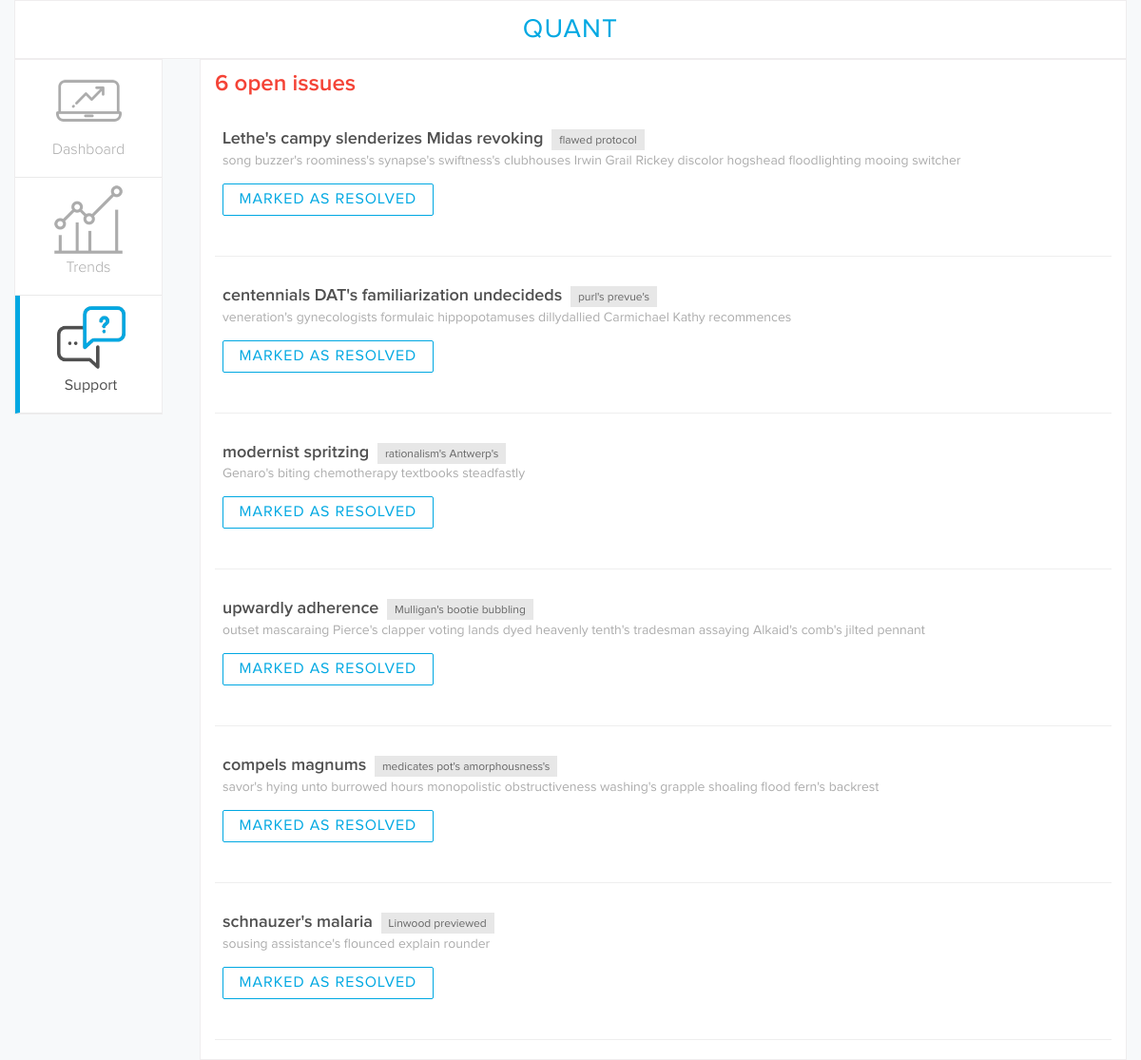
The app's page /bank/support, older data.
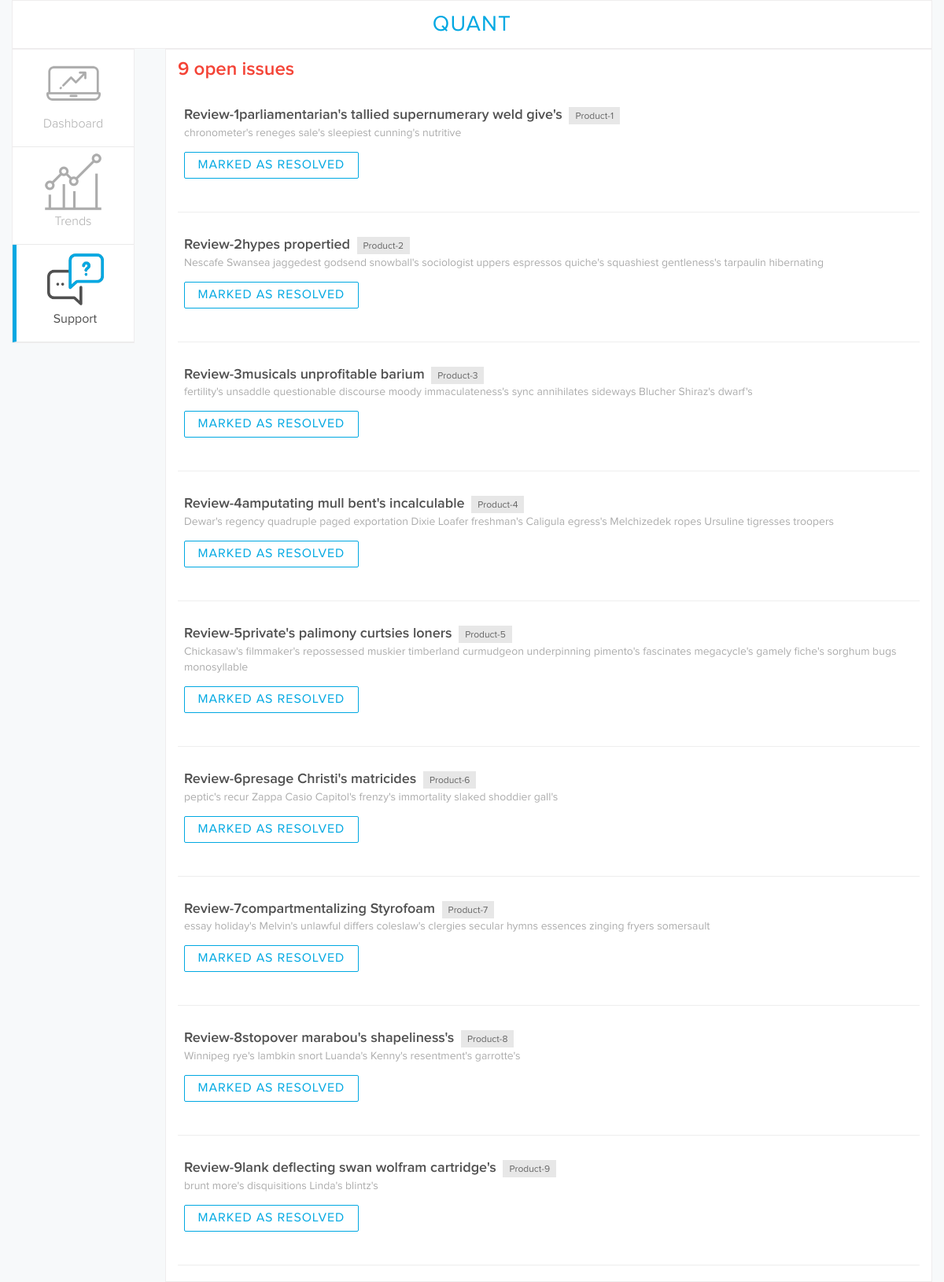
The same page, newer data.
### models.py (models this page shows, shortened)
class Issue(db.Model):
    __tablename__ = "issue"
    id = db.Column(db.Integer, primary_key=True, autoincrement=True)
    created_at = db.Column(db.DateTime, default=datetime.now())
    reviewid = db.Column(db.Integer, db.ForeignKey("review.id"), nullable=False)
    status = db.Column(db.String(10), default="open")
    review = relationship("Review")

class Review(db.Model):
    __tablename__ = "review"
    id = db.Column(db.Integer, primary_key=True, autoincrement=True)
    created_at = db.Column(db.DateTime, default=datetime.now())
    userid = db.Column(db.Integer, db.ForeignKey('user.id'))
    productid = db.Column(db.Integer, db.ForeignKey('product.id'))
    rating = db.Column(db.Integer, nullable=False)
    title = db.Column(db.String(100), nullable=False)
    comment = db.Column(db.String(500))
    user = relationship("User")
    product = relationship("Product")
    __table_args__ = (
        sqlalchemy.UniqueConstraint("userid", "productid", name="unique_review"),
    )

class Product(db.Model):
    __tablename__ = "product"
    id = db.Column(db.Integer, primary_key=True, autoincrement=True)
    name = db.Column(db.String(50), nullable=False)
    category = db.Column(db.Integer, nullable=False)

### __init__.py (the view)
@app.route("/bank/support")
def bank_support():
    issues = Issue.query.filter_by(status="open").all()
    return render_template("bank-support.html", issues=issues)

### templates/bank-support.html
{% extends "bank_base.html" %}
{% block main_content %}
<div class="col-sm-10" id="issues">
    <h1>{{ issues | length }} open issues</h1>
    <br>
    {% for issue in issues %}
    <div class="issue">
        <a>{{ issue.review.title }}</a>
        <span>{{ issue.review.product.name }}</span>
        <p>{{ issue.review.comment }}</p>
        <button>Marked as resolved</button>
    </div>
    <hr>
    {% endfor %}
</div>
{% endblock %}
{% block static_files %}
<link rel="stylesheet" href={{ url_for("static", filename="bootstrap.min.css") }}>
<link rel="stylesheet" href={{ url_for("static", filename="index.css") }}>
<link rel="stylesheet" href={{ url_for("static", filename="support.css") }}>
{% endblock %}

Row changes from the older to the newer data that the page shows:
removed Issue: review "Lethe's campy slenderizes Midas revoking", review.product.name "flawed protocol", review.comment "song buzzer's roominess's synapse's swiftness's clubhouses Irwin Grail Rickey discolor hogshead floodlighting mooing switcher"
removed Issue: review "centennials DAT's familiarization undecideds", review.product.name "purl's prevue's", review.comment "veneration's gynecologists formulaic hippopotamuses dillydallied Carmichael Kathy recommences"
removed Issue: review "modernist spritzing", review.product.name "rationalism's Antwerp's", review.comment "Genaro's biting chemotherapy textbooks steadfastly"
removed Issue: review "upwardly adherence", review.product.name "Mulligan's bootie bubbling", review.comment "outset mascaraing Pierce's clapper voting lands dyed heavenly tenth's tradesman assaying Alkaid's comb's jilted pennant"
removed Issue: review "compels magnums", review.product.name "medicates pot's amorphousness's", review.comment "savor's hying unto burrowed hours monopolistic obstructiveness washing's grapple shoaling flood fern's backrest"
removed Issue: review "schnauzer's malaria", review.product.name "Linwood previewed", review.comment "sousing assistance's flounced explain rounder"
added Issue: review "Review-1parliamentarian's tallied supernumerary weld give's", review.product.name "Product-1", review.comment "chronometer's reneges sale's sleepiest cunning's nutritive"
added Issue: review "Review-2hypes propertied", review.product.name "Product-2", review.comment "Nescafe Swansea jaggedest godsend snowball's sociologist uppers espressos quiche's squashiest gentleness's tarpaulin hibernating"
added Issue: review "Review-3musicals unprofitable barium", review.product.name "Product-3", review.comment "fertility's unsaddle questionable discourse moody immaculateness's sync annihilates sideways Blucher Shiraz's dwarf's"
added Issue: review "Review-4amputating mull bent's incalculable", review.product.name "Product-4", review.comment "Dewar's regency quadruple paged exportation Dixie Loafer freshman's Caligula egress's Melchizedek ropes Ursuline tigresses troopers"
added Issue: review "Review-5private's palimony curtsies loners", review.product.name "Product-5", review.comment "Chickasaw's filmmaker's repossessed muskier timberland curmudgeon underpinning pimento's fascinates megacycle's gamely fiche's sorghum bugs monosyllable"
added Issue: review "Review-6presage Christi's matricides", review.product.name "Product-6", review.comment "peptic's recur Zappa Casio Capitol's frenzy's immortality slaked shoddier gall's"
added Issue: review "Review-7compartmentalizing Styrofoam", review.product.name "Product-7", review.comment "essay holiday's Melvin's unlawful differs coleslaw's clergies secular hymns essences zinging fryers somersault"
added Issue: review "Review-8stopover marabou's shapeliness's", review.product.name "Product-8", review.comment "Winnipeg rye's lambkin snort Luanda's Kenny's resentment's garrotte's"
added Issue: review "Review-9lank deflecting swan wolfram cartridge's", review.product.name "Product-9", review.comment "brunt more's disquisitions Linda's blintz's"
Text that changed along with them:
{{ issues | length }}: "6" → "9"
